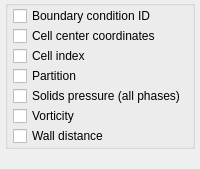
                     <widget class="QWidget" name="subpage_cell_other">
                      <layout class="QGridLayout" name="gridLayout_17">
                       <property name="leftMargin">
                        <number>5</number>
                       </property>
                       <property name="topMargin">
                        <number>0</number>
                       </property>
                       <property name="rightMargin">
                        <number>5</number>
                       </property>
                       <property name="bottomMargin">
                        <number>0</number>
                       </property>
                       <item row="0" column="0">
                        <widget class="QGroupBox" name="groupbox_cell_other">
                         <property name="title">
                          <string/>
                         </property>
                         <property name="flat">
                          <bool>true</bool>
                         </property>
                         <layout class="QGridLayout" name="gridLayout_21">
                          <property name="leftMargin">
                           <number>5</number>
                          </property>
                          <property name="topMargin">
                           <number>0</number>
                          </property>
                          <property name="rightMargin">
                           <number>0</number>
                          </property>
                          <property name="bottomMargin">
                           <number>0</number>
                          </property>
                          <property name="spacing">
                           <number>0</number>
                          </property>
                          <item row="2" column="0">
                           <widget class="CheckBox" name="checkbox_keyword_vtk_ijk_args_VTK">
                            <property name="text">
                             <string>Cell index</string>
                            </property>
                           </widget>
                          </item>
                          <item row="0" column="0">
                           <widget class="CheckBox" name="checkbox_keyword_vtk_bc_id_args_VTK">
                            <property name="text">
                             <string>Boundary condition ID</string>
                            </property>
                           </widget>
                          </item>
                          <item row="5" column="0">
                           <widget class="CheckBox" name="checkbox_keyword_vtk_vorticity_args_VTK">
                            <property name="font">
                             <font>
                              <weight>50</weight>
                              <bold>false</bold>
                             </font>
                            </property>
                            <property name="text">
                             <string>Vorticity</string>
                            </property>
                           </widget>
                          </item>
                          <item row="1" column="0">
                           <widget class="CheckBox" name="checkbox_keyword_vtk_scalar_cc_args_VTK">
                            <property name="text">
                             <string>Cell center coordinates</string>
                            </property>
                           </widget>
                          </item>
                          <item row="8" column="0">
                           <widget class="CheckBox" name="checkbox_keyword_vtk_dwall_args_VTK">
                            <property name="text">
                             <string>Wall distance</string>
                            </property>
                           </widget>
                          </item>
                          <item row="4" column="0">
                           <widget class="CheckBox" name="checkbox_keyword_vtk_p_star_args_VTK">
                            <property name="font">
                             <font>
                              <weight>50</weight>
                              <bold>false</bold>
                             </font>
                            </property>
                            <property name="text">
                             <string>Solids pressure (all phases)</string>
                            </property>
                           </widget>
                          </item>
                          <item row="3" column="0">
                           <widget class="CheckBox" name="checkbox_keyword_vtk_partition_args_VTK">
                            <property name="text">
                             <string>Partition</string>
                            </property>
                           </widget>
                          </item>
                         </layout>
                        </widget>
                       </item>
                       <item row="2" column="0">
                        <spacer name="verticalSpacer_9">
                         <property name="orientation">
                          <enum>Qt::Vertical</enum>
                         </property>
                         <property name="sizeHint" stdset="0">
                          <size>
                           <width>20</width>
                           <height>20</height>
                          </size>
                         </property>
                        </spacer>
                       </item>
                      </layout>
                     </widget>
